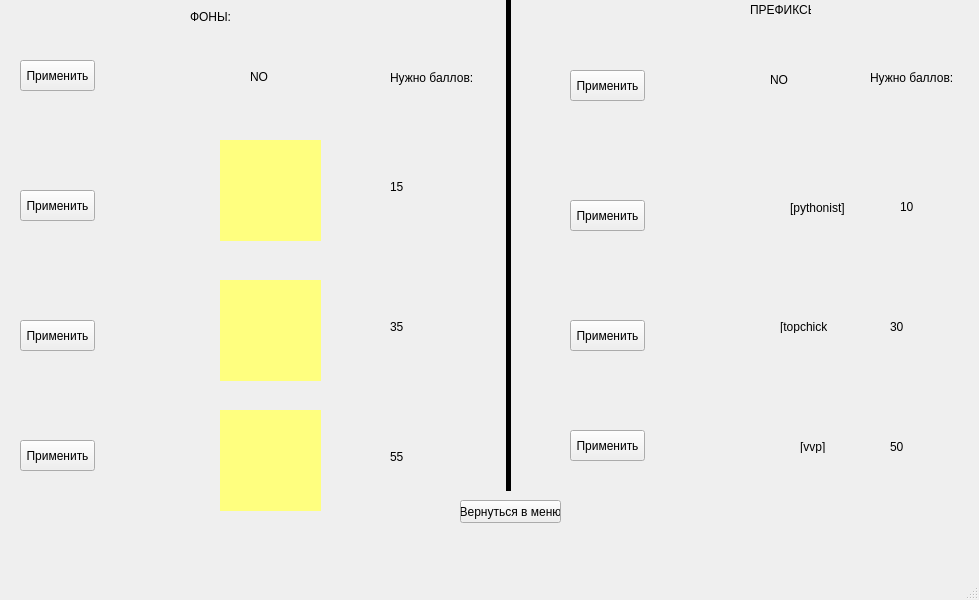
<?xml version="1.0" encoding="UTF-8"?>
<ui version="4.0">
 <class>MainWindow</class>
 <widget class="QMainWindow" name="MainWindow">
  <property name="geometry">
   <rect>
    <x>0</x>
    <y>0</y>
    <width>979</width>
    <height>600</height>
   </rect>
  </property>
  <property name="windowTitle">
   <string>Shop</string>
  </property>
  <widget class="QWidget" name="centralwidget">
   <widget class="Line" name="line">
    <property name="enabled">
     <bool>true</bool>
    </property>
    <property name="geometry">
     <rect>
      <x>500</x>
      <y>-20</y>
      <width>16</width>
      <height>511</height>
     </rect>
    </property>
    <property name="font">
     <font>
      <pointsize>10</pointsize>
     </font>
    </property>
    <property name="autoFillBackground">
     <bool>false</bool>
    </property>
    <property name="frameShadow">
     <enum>QFrame::Plain</enum>
    </property>
    <property name="lineWidth">
     <number>5</number>
    </property>
    <property name="orientation">
     <enum>Qt::Vertical</enum>
    </property>
   </widget>
   <widget class="QLabel" name="label">
    <property name="geometry">
     <rect>
      <x>190</x>
      <y>10</y>
      <width>47</width>
      <height>13</height>
     </rect>
    </property>
    <property name="text">
     <string>ФОНЫ:</string>
    </property>
   </widget>
   <widget class="QLabel" name="label_2">
    <property name="geometry">
     <rect>
      <x>750</x>
      <y>0</y>
      <width>61</width>
      <height>20</height>
     </rect>
    </property>
    <property name="text">
     <string>ПРЕФИКСЫ:</string>
    </property>
   </widget>
   <widget class="QLabel" name="ii2">
    <property name="geometry">
     <rect>
      <x>220</x>
      <y>140</y>
      <width>101</width>
      <height>101</height>
     </rect>
    </property>
    <property name="styleSheet">
     <string notr="true">background-color: rgb(255, 255, 127);</string>
    </property>
    <property name="text">
     <string/>
    </property>
   </widget>
   <widget class="QPushButton" name="ph1">
    <property name="geometry">
     <rect>
      <x>20</x>
      <y>60</y>
      <width>75</width>
      <height>31</height>
     </rect>
    </property>
    <property name="styleSheet">
     <string notr="true"/>
    </property>
    <property name="text">
     <string>Применить</string>
    </property>
   </widget>
   <widget class="QPushButton" name="ph2">
    <property name="geometry">
     <rect>
      <x>20</x>
      <y>190</y>
      <width>75</width>
      <height>31</height>
     </rect>
    </property>
    <property name="styleSheet">
     <string notr="true"/>
    </property>
    <property name="text">
     <string>Применить</string>
    </property>
   </widget>
   <widget class="QPushButton" name="ph3">
    <property name="geometry">
     <rect>
      <x>20</x>
      <y>320</y>
      <width>75</width>
      <height>31</height>
     </rect>
    </property>
    <property name="styleSheet">
     <string notr="true"/>
    </property>
    <property name="text">
     <string>Применить</string>
    </property>
   </widget>
   <widget class="QPushButton" name="ph4">
    <property name="geometry">
     <rect>
      <x>20</x>
      <y>440</y>
      <width>75</width>
      <height>31</height>
     </rect>
    </property>
    <property name="styleSheet">
     <string notr="true"/>
    </property>
    <property name="text">
     <string>Применить</string>
    </property>
   </widget>
   <widget class="QPushButton" name="pre1">
    <property name="geometry">
     <rect>
      <x>570</x>
      <y>70</y>
      <width>75</width>
      <height>31</height>
     </rect>
    </property>
    <property name="styleSheet">
     <string notr="true"/>
    </property>
    <property name="text">
     <string>Применить</string>
    </property>
   </widget>
   <widget class="QPushButton" name="pre2">
    <property name="geometry">
     <rect>
      <x>570</x>
      <y>200</y>
      <width>75</width>
      <height>31</height>
     </rect>
    </property>
    <property name="styleSheet">
     <string notr="true"/>
    </property>
    <property name="text">
     <string>Применить</string>
    </property>
   </widget>
   <widget class="QPushButton" name="pre3">
    <property name="geometry">
     <rect>
      <x>570</x>
      <y>320</y>
      <width>75</width>
      <height>31</height>
     </rect>
    </property>
    <property name="styleSheet">
     <string notr="true"/>
    </property>
    <property name="text">
     <string>Применить</string>
    </property>
   </widget>
   <widget class="QPushButton" name="pre4">
    <property name="geometry">
     <rect>
      <x>570</x>
      <y>430</y>
      <width>75</width>
      <height>31</height>
     </rect>
    </property>
    <property name="styleSheet">
     <string notr="true"/>
    </property>
    <property name="text">
     <string>Применить</string>
    </property>
   </widget>
   <widget class="QLabel" name="label_8">
    <property name="geometry">
     <rect>
      <x>790</x>
      <y>200</y>
      <width>61</width>
      <height>16</height>
     </rect>
    </property>
    <property name="text">
     <string>[pythonist]</string>
    </property>
   </widget>
   <widget class="QLabel" name="label_9">
    <property name="geometry">
     <rect>
      <x>800</x>
      <y>440</y>
      <width>47</width>
      <height>13</height>
     </rect>
    </property>
    <property name="text">
     <string>[vvp]</string>
    </property>
   </widget>
   <widget class="QLabel" name="label_10">
    <property name="geometry">
     <rect>
      <x>780</x>
      <y>320</y>
      <width>47</width>
      <height>13</height>
     </rect>
    </property>
    <property name="text">
     <string>[topchick]</string>
    </property>
   </widget>
   <widget class="QLabel" name="phh1">
    <property name="geometry">
     <rect>
      <x>160</x>
      <y>70</y>
      <width>16</width>
      <height>16</height>
     </rect>
    </property>
    <property name="text">
     <string/>
    </property>
   </widget>
   <widget class="QLabel" name="phh2">
    <property name="geometry">
     <rect>
      <x>160</x>
      <y>200</y>
      <width>16</width>
      <height>16</height>
     </rect>
    </property>
    <property name="text">
     <string/>
    </property>
   </widget>
   <widget class="QLabel" name="phh3">
    <property name="geometry">
     <rect>
      <x>150</x>
      <y>330</y>
      <width>16</width>
      <height>16</height>
     </rect>
    </property>
    <property name="text">
     <string/>
    </property>
   </widget>
   <widget class="QLabel" name="phh4">
    <property name="geometry">
     <rect>
      <x>150</x>
      <y>450</y>
      <width>16</width>
      <height>16</height>
     </rect>
    </property>
    <property name="text">
     <string/>
    </property>
   </widget>
   <widget class="QLabel" name="pree1">
    <property name="geometry">
     <rect>
      <x>730</x>
      <y>70</y>
      <width>16</width>
      <height>16</height>
     </rect>
    </property>
    <property name="text">
     <string/>
    </property>
   </widget>
   <widget class="QLabel" name="pree2">
    <property name="geometry">
     <rect>
      <x>730</x>
      <y>200</y>
      <width>16</width>
      <height>16</height>
     </rect>
    </property>
    <property name="text">
     <string/>
    </property>
   </widget>
   <widget class="QLabel" name="pree3">
    <property name="geometry">
     <rect>
      <x>720</x>
      <y>320</y>
      <width>16</width>
      <height>16</height>
     </rect>
    </property>
    <property name="text">
     <string/>
    </property>
   </widget>
   <widget class="QLabel" name="pree4">
    <property name="geometry">
     <rect>
      <x>710</x>
      <y>440</y>
      <width>16</width>
      <height>16</height>
     </rect>
    </property>
    <property name="text">
     <string/>
    </property>
   </widget>
   <widget class="QLabel" name="label_3">
    <property name="geometry">
     <rect>
      <x>250</x>
      <y>70</y>
      <width>47</width>
      <height>13</height>
     </rect>
    </property>
    <property name="text">
     <string>NO</string>
    </property>
   </widget>
   <widget class="QLabel" name="label_4">
    <property name="geometry">
     <rect>
      <x>770</x>
      <y>70</y>
      <width>47</width>
      <height>20</height>
     </rect>
    </property>
    <property name="text">
     <string>NO</string>
    </property>
   </widget>
   <widget class="QPushButton" name="gomenu">
    <property name="geometry">
     <rect>
      <x>460</x>
      <y>500</y>
      <width>101</width>
      <height>23</height>
     </rect>
    </property>
    <property name="text">
     <string>Вернуться в меню</string>
    </property>
   </widget>
   <widget class="QLabel" name="ii3">
    <property name="geometry">
     <rect>
      <x>220</x>
      <y>280</y>
      <width>101</width>
      <height>101</height>
     </rect>
    </property>
    <property name="styleSheet">
     <string notr="true">background-color: rgb(255, 255, 127);</string>
    </property>
    <property name="text">
     <string/>
    </property>
   </widget>
   <widget class="QLabel" name="ii4">
    <property name="geometry">
     <rect>
      <x>220</x>
      <y>410</y>
      <width>101</width>
      <height>101</height>
     </rect>
    </property>
    <property name="styleSheet">
     <string notr="true">background-color: rgb(255, 255, 127);</string>
    </property>
    <property name="text">
     <string/>
    </property>
   </widget>
   <widget class="QLabel" name="label_5">
    <property name="geometry">
     <rect>
      <x>390</x>
      <y>70</y>
      <width>91</width>
      <height>16</height>
     </rect>
    </property>
    <property name="text">
     <string>Нужно баллов:</string>
    </property>
   </widget>
   <widget class="QLabel" name="label_6">
    <property name="geometry">
     <rect>
      <x>390</x>
      <y>180</y>
      <width>47</width>
      <height>13</height>
     </rect>
    </property>
    <property name="text">
     <string>15</string>
    </property>
   </widget>
   <widget class="QLabel" name="label_7">
    <property name="geometry">
     <rect>
      <x>390</x>
      <y>320</y>
      <width>47</width>
      <height>13</height>
     </rect>
    </property>
    <property name="text">
     <string>35</string>
    </property>
   </widget>
   <widget class="QLabel" name="label_11">
    <property name="geometry">
     <rect>
      <x>390</x>
      <y>450</y>
      <width>47</width>
      <height>13</height>
     </rect>
    </property>
    <property name="text">
     <string>55</string>
    </property>
   </widget>
   <widget class="QLabel" name="label_12">
    <property name="geometry">
     <rect>
      <x>870</x>
      <y>70</y>
      <width>91</width>
      <height>16</height>
     </rect>
    </property>
    <property name="text">
     <string>Нужно баллов:</string>
    </property>
   </widget>
   <widget class="QLabel" name="label_13">
    <property name="geometry">
     <rect>
      <x>900</x>
      <y>200</y>
      <width>47</width>
      <height>13</height>
     </rect>
    </property>
    <property name="text">
     <string>10</string>
    </property>
   </widget>
   <widget class="QLabel" name="label_14">
    <property name="geometry">
     <rect>
      <x>890</x>
      <y>320</y>
      <width>47</width>
      <height>13</height>
     </rect>
    </property>
    <property name="text">
     <string>30</string>
    </property>
   </widget>
   <widget class="QLabel" name="label_15">
    <property name="geometry">
     <rect>
      <x>890</x>
      <y>440</y>
      <width>47</width>
      <height>13</height>
     </rect>
    </property>
    <property name="text">
     <string>50</string>
    </property>
   </widget>
   <widget class="QLabel" name="errorbals">
    <property name="geometry">
     <rect>
      <x>410</x>
      <y>530</y>
      <width>241</width>
      <height>16</height>
     </rect>
    </property>
    <property name="text">
     <string/>
    </property>
   </widget>
  </widget>
  <widget class="QMenuBar" name="menubar">
   <property name="geometry">
    <rect>
     <x>0</x>
     <y>0</y>
     <width>979</width>
     <height>21</height>
    </rect>
   </property>
  </widget>
  <widget class="QStatusBar" name="statusbar"/>
 </widget>
 <resources/>
 <connections/>
</ui>
